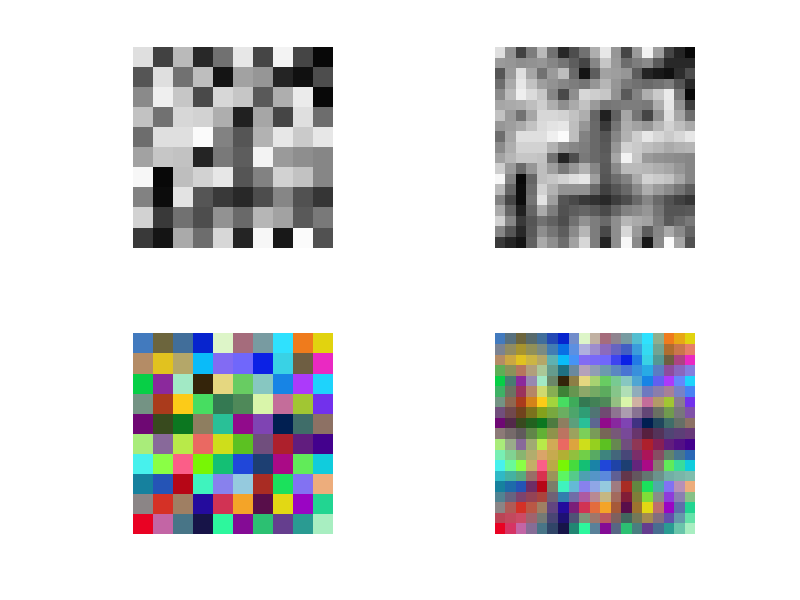

The MATLAB script that drew this image:
mat_img = randi([0,255] ,10);
mat_img1=randi(256,10,10,3);
[r,c]=size(mat_img);
for a=1:r
    for b=1:c-1
            j(a,2*b-1)=mat_img(a,b);
            j(a,2*b)=round((mat_img(a,b) + mat_img(a,b+1))/2);
    end    
end
j(:,2*b+1) = mat_img(:,b+1);
for a=1:r-1
    for b=1:c*2-1
        k(2*a-1,b)=j(a,b);
        k(2*a,b)=round((j(a,b) + j(a+1,b))/2);
     end   
end
k(2*a+1,:) = j(a+1,:);
subplot(2,2,1), imshow(uint8(mat_img));
subplot(2,2,2), imshow(uint8(k));
[r,c,p]=size(mat_img1);
for a=1:r
    for b=1:c-1
        for w=1:3
            j1(a,2*b-1,w)=mat_img1(a,b,w);
            j1(a,2*b,w)=round((mat_img1(a,b,w) + mat_img1(a,b+1,w))/2);
        end
    end    
end
j1(:,2*b+1,:) = mat_img1(:,b+1,:);
for a=1:r-1
    for b=1:c*2-1
        for w = 1:3
        k2(2*a-1,b,w)=j1(a,b,w);
        k2(2*a,b,w)=round((j1(a,b,w) + j1(a+1,b,w))/2);
        end
     end   
end
k2(2*a+1,:,:) = j1(a+1,:,:);
subplot(2,2,3), imshow(uint8(mat_img1));
subplot(2,2,4), imshow(uint8(k2));